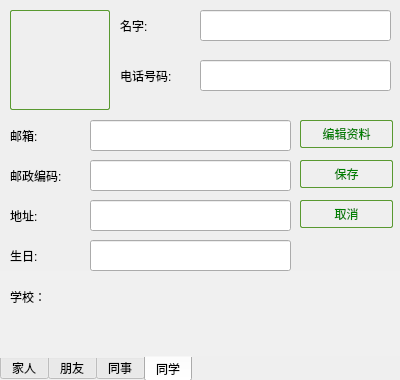
<?xml version="1.0" encoding="UTF-8"?>
<ui version="4.0">
 <class>Info_Form</class>
 <widget class="QWidget" name="Info_Form">
  <property name="geometry">
   <rect>
    <x>0</x>
    <y>0</y>
    <width>400</width>
    <height>380</height>
   </rect>
  </property>
  <property name="minimumSize">
   <size>
    <width>400</width>
    <height>380</height>
   </size>
  </property>
  <property name="maximumSize">
   <size>
    <width>400</width>
    <height>380</height>
   </size>
  </property>
  <property name="windowTitle">
   <string>查看详细信息或添加联系人</string>
  </property>
  <property name="windowIcon">
   <iconset resource="icon.qrc">
    <normaloff>:/new/icon/notebook62.png</normaloff>:/new/icon/notebook62.png</iconset>
  </property>
  <property name="styleSheet">
   <string notr="true">QPushButton {
    border-radius: 2px;
    border: 1px solid rgb(89, 153, 48);
    background:transparent;
    color: green;
}
QPushButton:hover {
    background: #86BA10;
}
QWidget{
background: #rgb(240, 240, 240);
}
QPushButton:pressed{
  background-color: qconicalgradient(cx:0.5, cy:0.522909, angle:179.9, stop:0.494318 rgba(134, 198, 233, 255), stop:0.5 rgba(206, 234, 248, 255));
  border-radius:5px;
  border: 1px solid #5F92B2;  
}
QEdit,QLabel,QPushButton{
font: 8.5pt &quot;微软雅黑&quot;;
}</string>
  </property>
  <widget class="QLabel" name="label_2">
   <property name="geometry">
    <rect>
     <x>120</x>
     <y>10</y>
     <width>71</width>
     <height>31</height>
    </rect>
   </property>
   <property name="text">
    <string>名字:</string>
   </property>
   <property name="alignment">
    <set>Qt::AlignLeading|Qt::AlignLeft|Qt::AlignVCenter</set>
   </property>
  </widget>
  <widget class="QLabel" name="label_3">
   <property name="geometry">
    <rect>
     <x>120</x>
     <y>60</y>
     <width>71</width>
     <height>31</height>
    </rect>
   </property>
   <property name="text">
    <string>电话号码:</string>
   </property>
   <property name="alignment">
    <set>Qt::AlignLeading|Qt::AlignLeft|Qt::AlignVCenter</set>
   </property>
  </widget>
  <widget class="QLineEdit" name="lineEdit">
   <property name="geometry">
    <rect>
     <x>200</x>
     <y>10</y>
     <width>191</width>
     <height>31</height>
    </rect>
   </property>
   <property name="text">
    <string/>
   </property>
   <property name="maxLength">
    <number>11</number>
   </property>
   <property name="readOnly">
    <bool>false</bool>
   </property>
  </widget>
  <widget class="QLineEdit" name="lineEdit_2">
   <property name="geometry">
    <rect>
     <x>200</x>
     <y>60</y>
     <width>191</width>
     <height>31</height>
    </rect>
   </property>
   <property name="text">
    <string/>
   </property>
   <property name="readOnly">
    <bool>false</bool>
   </property>
  </widget>
  <widget class="QPushButton" name="pushButton">
   <property name="geometry">
    <rect>
     <x>300</x>
     <y>120</y>
     <width>93</width>
     <height>28</height>
    </rect>
   </property>
   <property name="text">
    <string>编辑资料</string>
   </property>
  </widget>
  <widget class="QPushButton" name="pushButton_2">
   <property name="geometry">
    <rect>
     <x>300</x>
     <y>160</y>
     <width>93</width>
     <height>28</height>
    </rect>
   </property>
   <property name="text">
    <string>保存</string>
   </property>
  </widget>
  <widget class="QPushButton" name="pushButton_3">
   <property name="geometry">
    <rect>
     <x>300</x>
     <y>200</y>
     <width>93</width>
     <height>28</height>
    </rect>
   </property>
   <property name="text">
    <string>取消</string>
   </property>
  </widget>
  <widget class="QLabel" name="label_4">
   <property name="geometry">
    <rect>
     <x>10</x>
     <y>120</y>
     <width>71</width>
     <height>31</height>
    </rect>
   </property>
   <property name="text">
    <string>邮箱:</string>
   </property>
   <property name="alignment">
    <set>Qt::AlignLeading|Qt::AlignLeft|Qt::AlignVCenter</set>
   </property>
  </widget>
  <widget class="QLineEdit" name="lineEdit_3">
   <property name="geometry">
    <rect>
     <x>90</x>
     <y>120</y>
     <width>201</width>
     <height>31</height>
    </rect>
   </property>
   <property name="text">
    <string/>
   </property>
   <property name="readOnly">
    <bool>false</bool>
   </property>
  </widget>
  <widget class="QLabel" name="label_5">
   <property name="geometry">
    <rect>
     <x>10</x>
     <y>160</y>
     <width>71</width>
     <height>31</height>
    </rect>
   </property>
   <property name="text">
    <string>邮政编码:</string>
   </property>
   <property name="alignment">
    <set>Qt::AlignLeading|Qt::AlignLeft|Qt::AlignVCenter</set>
   </property>
  </widget>
  <widget class="QLineEdit" name="lineEdit_4">
   <property name="geometry">
    <rect>
     <x>90</x>
     <y>160</y>
     <width>201</width>
     <height>31</height>
    </rect>
   </property>
   <property name="text">
    <string/>
   </property>
   <property name="readOnly">
    <bool>false</bool>
   </property>
  </widget>
  <widget class="QLabel" name="label_6">
   <property name="geometry">
    <rect>
     <x>10</x>
     <y>200</y>
     <width>71</width>
     <height>31</height>
    </rect>
   </property>
   <property name="text">
    <string>地址:</string>
   </property>
   <property name="alignment">
    <set>Qt::AlignLeading|Qt::AlignLeft|Qt::AlignVCenter</set>
   </property>
  </widget>
  <widget class="QLineEdit" name="lineEdit_5">
   <property name="geometry">
    <rect>
     <x>90</x>
     <y>200</y>
     <width>201</width>
     <height>31</height>
    </rect>
   </property>
   <property name="text">
    <string/>
   </property>
   <property name="readOnly">
    <bool>false</bool>
   </property>
  </widget>
  <widget class="QPushButton" name="pushButton_5">
   <property name="geometry">
    <rect>
     <x>10</x>
     <y>10</y>
     <width>100</width>
     <height>100</height>
    </rect>
   </property>
   <property name="text">
    <string/>
   </property>
   <property name="icon">
    <iconset resource="icon.qrc">
     <normaloff>:/new/icon/avatar_add.png</normaloff>:/new/icon/avatar_add.png</iconset>
   </property>
   <property name="iconSize">
    <size>
     <width>100</width>
     <height>100</height>
    </size>
   </property>
  </widget>
  <widget class="QLabel" name="label_7">
   <property name="geometry">
    <rect>
     <x>10</x>
     <y>240</y>
     <width>71</width>
     <height>31</height>
    </rect>
   </property>
   <property name="text">
    <string>生日:</string>
   </property>
   <property name="alignment">
    <set>Qt::AlignLeading|Qt::AlignLeft|Qt::AlignVCenter</set>
   </property>
  </widget>
  <widget class="QTabWidget" name="tabWidget">
   <property name="geometry">
    <rect>
     <x>0</x>
     <y>271</y>
     <width>400</width>
     <height>111</height>
    </rect>
   </property>
   <property name="styleSheet">
    <string notr="true">QTabWidget,QWidget{
border:0px;
background-color: rgb(240, 240, 240);
}
QTabBar{
font: 8.5pt &quot;微软雅黑&quot;;
}
QLineEdit,QLabel,QTabBar{
color:#000000
}
QTabBar::tab:selected {
background: qlineargradient(x1: 0, y1: 0, x2: 0, y2: 1,
stop: 0 #caf7ff, stop: 0.4 #ebfcff,
stop: 0.5 #ebfcff, stop: 1.0 #caf7ff);
}
QEdit,QLabel{
font: 8.5pt &quot;微软雅黑&quot;;
}</string>
   </property>
   <property name="inputMethodHints">
    <set>Qt::ImhNone</set>
   </property>
   <property name="tabPosition">
    <enum>QTabWidget::South</enum>
   </property>
   <property name="tabShape">
    <enum>QTabWidget::Rounded</enum>
   </property>
   <property name="currentIndex">
    <number>3</number>
   </property>
   <property name="usesScrollButtons">
    <bool>true</bool>
   </property>
   <property name="tabsClosable">
    <bool>false</bool>
   </property>
   <property name="movable">
    <bool>false</bool>
   </property>
   <property name="tabBarAutoHide">
    <bool>true</bool>
   </property>
   <widget class="QWidget" name="tab">
    <attribute name="title">
     <string>家人</string>
    </attribute>
    <widget class="QLineEdit" name="lineEdit_8">
     <property name="geometry">
      <rect>
       <x>90</x>
       <y>10</y>
       <width>201</width>
       <height>31</height>
      </rect>
     </property>
     <property name="text">
      <string/>
     </property>
     <property name="readOnly">
      <bool>false</bool>
     </property>
    </widget>
    <widget class="QLabel" name="label_9">
     <property name="geometry">
      <rect>
       <x>10</x>
       <y>10</y>
       <width>71</width>
       <height>31</height>
      </rect>
     </property>
     <property name="text">
      <string>关系:</string>
     </property>
     <property name="alignment">
      <set>Qt::AlignLeading|Qt::AlignLeft|Qt::AlignVCenter</set>
     </property>
    </widget>
   </widget>
   <widget class="QWidget" name="tab_2">
    <attribute name="title">
     <string>朋友</string>
    </attribute>
    <widget class="QLineEdit" name="lineEdit_7">
     <property name="geometry">
      <rect>
       <x>90</x>
       <y>10</y>
       <width>201</width>
       <height>31</height>
      </rect>
     </property>
     <property name="text">
      <string/>
     </property>
     <property name="readOnly">
      <bool>false</bool>
     </property>
    </widget>
    <widget class="QLabel" name="label_8">
     <property name="geometry">
      <rect>
       <x>10</x>
       <y>10</y>
       <width>71</width>
       <height>31</height>
      </rect>
     </property>
     <property name="text">
      <string>认识地点：</string>
     </property>
     <property name="alignment">
      <set>Qt::AlignLeading|Qt::AlignLeft|Qt::AlignVCenter</set>
     </property>
    </widget>
   </widget>
   <widget class="QWidget" name="tab_3">
    <attribute name="title">
     <string>同事</string>
    </attribute>
    <widget class="QLineEdit" name="lineEdit_9">
     <property name="geometry">
      <rect>
       <x>90</x>
       <y>10</y>
       <width>201</width>
       <height>31</height>
      </rect>
     </property>
     <property name="text">
      <string/>
     </property>
     <property name="readOnly">
      <bool>false</bool>
     </property>
    </widget>
    <widget class="QLabel" name="label_10">
     <property name="geometry">
      <rect>
       <x>10</x>
       <y>10</y>
       <width>71</width>
       <height>31</height>
      </rect>
     </property>
     <property name="text">
      <string>公司：</string>
     </property>
     <property name="alignment">
      <set>Qt::AlignLeading|Qt::AlignLeft|Qt::AlignVCenter</set>
     </property>
    </widget>
    <widget class="QLabel" name="label_11">
     <property name="geometry">
      <rect>
       <x>10</x>
       <y>50</y>
       <width>71</width>
       <height>31</height>
      </rect>
     </property>
     <property name="text">
      <string>职位：</string>
     </property>
     <property name="alignment">
      <set>Qt::AlignLeading|Qt::AlignLeft|Qt::AlignVCenter</set>
     </property>
    </widget>
    <widget class="QLineEdit" name="lineEdit_10">
     <property name="geometry">
      <rect>
       <x>90</x>
       <y>50</y>
       <width>201</width>
       <height>31</height>
      </rect>
     </property>
     <property name="text">
      <string/>
     </property>
     <property name="readOnly">
      <bool>false</bool>
     </property>
    </widget>
   </widget>
   <widget class="QWidget" name="tab_4">
    <attribute name="title">
     <string>同学</string>
    </attribute>
    <widget class="QLabel" name="label_12">
     <property name="geometry">
      <rect>
       <x>10</x>
       <y>10</y>
       <width>71</width>
       <height>31</height>
      </rect>
     </property>
     <property name="text">
      <string>学校：</string>
     </property>
     <property name="alignment">
      <set>Qt::AlignLeading|Qt::AlignLeft|Qt::AlignVCenter</set>
     </property>
    </widget>
    <widget class="QLineEdit" name="lineEdit_11">
     <property name="geometry">
      <rect>
       <x>90</x>
       <y>10</y>
       <width>201</width>
       <height>31</height>
      </rect>
     </property>
     <property name="text">
      <string/>
     </property>
     <property name="readOnly">
      <bool>false</bool>
     </property>
    </widget>
   </widget>
  </widget>
  <widget class="QDateEdit" name="dateEdit">
   <property name="geometry">
    <rect>
     <x>90</x>
     <y>240</y>
     <width>201</width>
     <height>31</height>
    </rect>
   </property>
   <property name="dateTime">
    <datetime>
     <hour>0</hour>
     <minute>0</minute>
     <second>0</second>
     <year>2000</year>
     <month>1</month>
     <day>1</day>
    </datetime>
   </property>
   <property name="displayFormat">
    <string>yyyy-M-d</string>
   </property>
  </widget>
  <widget class="QLineEdit" name="lineEdit_6">
   <property name="geometry">
    <rect>
     <x>90</x>
     <y>240</y>
     <width>201</width>
     <height>31</height>
    </rect>
   </property>
   <property name="text">
    <string/>
   </property>
   <property name="readOnly">
    <bool>false</bool>
   </property>
  </widget>
 </widget>
 <resources>
  <include location="icon.qrc"/>
 </resources>
 <connections/>
</ui>
